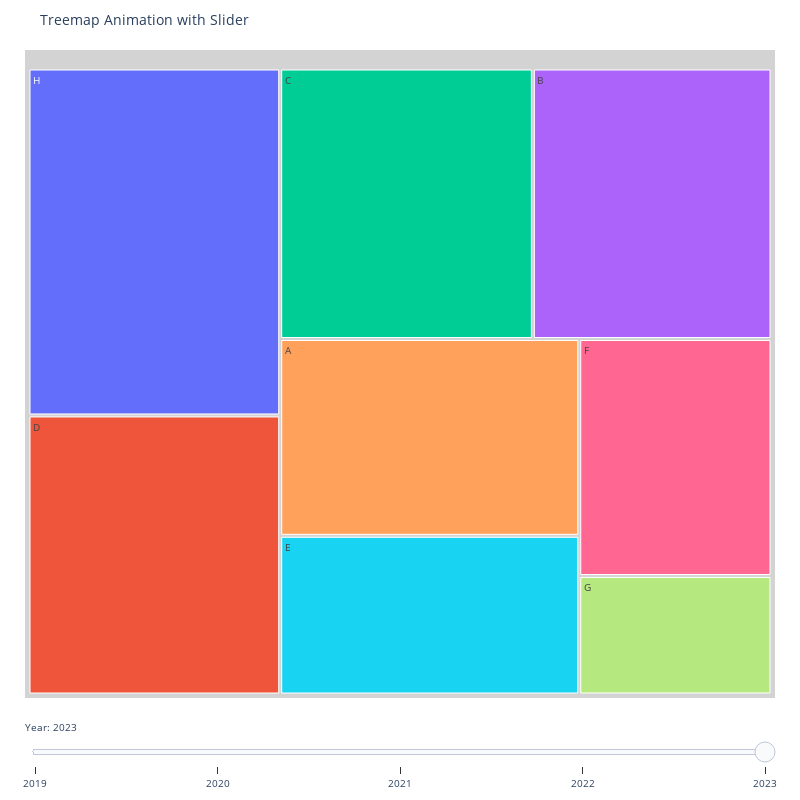

Notebook source saved alongside this figure:
### Code cell
import plotly.express as px
import pandas as pd
import numpy as np

# Generate example DataFrame with more data
np.random.seed(42)
n_years = 5
n_categories = 8

data = {'Year': np.repeat(np.arange(2019, 2019 + n_years), n_categories),
        'Category': np.tile(list('ABCDEFGH')[:n_categories], n_years),
        'Value': np.random.randint(10, 50, size=n_years * n_categories)}

df = pd.DataFrame(data)

# Create an empty figure
fig = px.treemap()

# Iterate through unique years in the DataFrame
for year in df['Year'].unique():
    # Filter the DataFrame for the current year
    df_year = df[df['Year'] == year]
    
    # Create a trace for the treemap with hover data
    trace = px.treemap(df_year, path=['Category'], values='Value', title=f'Treemap for Year {year}', hover_data=['Value'])
    
    # Add the trace to the figure
    fig.add_trace(trace.data[0])



# Set layout title
fig.update_layout(title='Treemap Animation Over Years')

# Add Animation Slider
steps = []
for i, year in enumerate(df['Year'].unique()):
    step = dict(
        args=[
            {'visible': [False] * i + [True] + [False] * (len(df['Year'].unique()) - i - 1)}
        ],
        label=str(year),
        method='update'
    )
    steps.append(step)

sliders = [dict(
    active=0,
    steps=steps,
    currentvalue={'prefix': 'Year: '},
    transition={"easing":"elastic"}
)]

fig.update_layout(
    sliders=sliders,
    title='Treemap Animation with Slider',
    font_size=10
)
fig.update_traces(root_color="lightgrey")
fig.update_layout(margin = dict(t=50, l=25, r=25, b=25))
fig.update_layout(
    autosize=False,
    width=800,
    height=800,
)
# Show the plot
fig.show()

### Figure 1 — Plotly figure (JSON) as saved in the notebook; plotly's stock layout.template omitted (floating-point values rounded to 4 significant figures)
{"data": [{"domain": {"x": [0, 1], "y": [0, 1]}, "hovertemplate": "<extra></extra>", "name": "", "root": {"color": "lightgrey"}, "type": "treemap", "visible": false}, {"branchvalues": "total", "customdata": [[48], [38], [24], [17], [30], [48], [28], [32]], "domain": {"x": [0, 1], "y": [0, 1]}, "hovertemplate": "labels=%{label}<br>Value=%{customdata[0]}<br>parent=%{parent}<br>id=%{id}<extra></extra>", "ids": ["A", "B", "C", "D", "E", "F", "G", "H"], "labels": ["A", "B", "C", "D", "E", "F", "G", "H"], "name": "", "parents": ["", "", "", "", "", "", "", ""], "root": {"color": "lightgrey"}, "type": "treemap", "values": [48, 38, 24, 17, 30, 48, 28, 32], "visible": false}, {"branchvalues": "total", "customdata": [[20], [20], [33], [45], [49], [33], [12], [31]], "domain": {"x": [0, 1], "y": [0, 1]}, "hovertemplate": "labels=%{label}<br>Value=%{customdata[0]}<br>parent=%{parent}<br>id=%{id}<extra></extra>", "ids": ["A", "B", "C", "D", "E", "F", "G", "H"], "labels": ["A", "B", "C", "D", "E", "F", "G", "H"], "name": "", "parents": ["", "", "", "", "", "", "", ""], "root": {"color": "lightgrey"}, "type": "treemap", "values": [20, 20, 33, 45, 49, 33, 12, 31], "visible": false}, {"branchvalues": "total", "customdata": [[11], [33], [39], [47], [11], [30], [42], [21]], "domain": {"x": [0, 1], "y": [0, 1]}, "hovertemplate": "labels=%{label}<br>Value=%{customdata[0]}<br>parent=%{parent}<br>id=%{id}<extra></extra>", "ids": ["A", "B", "C", "D", "E", "F", "G", "H"], "labels": ["A", "B", "C", "D", "E", "F", "G", "H"], "name": "", "parents": ["", "", "", "", "", "", "", ""], "root": {"color": "lightgrey"}, "type": "treemap", "values": [11, 33, 39, 47, 11, 30, 42, 21], "visible": false}, {"branchvalues": "total", "customdata": [[31], [34], [36], [37], [25], [24], [12], [46]], "domain": {"x": [0, 1], "y": [0, 1]}, "hovertemplate": "labels=%{label}<br>Value=%{customdata[0]}<br>parent=%{parent}<br>id=%{id}<extra></extra>", "ids": ["A", "B", "C", "D", "E", "F", "G", "H"], "labels": ["A", "B", "C", "D", "E", "F", "G", "H"], "name": "", "parents": ["", "", "", "", "", "", "", ""], "root": {"color": "lightgrey"}, "type": "treemap", "values": [31, 34, 36, 37, 25, 24, 12, 46], "visible": true}, {"branchvalues": "total", "customdata": [[16], [30], [18], [48], [27], [13], [34], [23]], "domain": {"x": [0, 1], "y": [0, 1]}, "hovertemplate": "labels=%{label}<br>Value=%{customdata[0]}<br>parent=%{parent}<br>id=%{id}<extra></extra>", "ids": ["A", "B", "C", "D", "E", "F", "G", "H"], "labels": ["A", "B", "C", "D", "E", "F", "G", "H"], "name": "", "parents": ["", "", "", "", "", "", "", ""], "root": {"color": "lightgrey"}, "type": "treemap", "values": [16, 30, 18, 48, 27, 13, 34, 23], "visible": false}], "layout": {"autosize": false, "font": {"size": 10}, "height": 800, "legend": {"tracegroupgap": 0}, "margin": {"b": 25, "l": 25, "r": 25, "t": 50}, "sliders": [{"active": 4, "currentvalue": {"prefix": "Year: "}, "steps": [{"args": [{"visible": [true, false, false, false, false]}], "label": "2019", "method": "update"}, {"args": [{"visible": [false, true, false, false, false]}], "label": "2020", "method": "update"}, {"args": [{"visible": [false, false, true, false, false]}], "label": "2021", "method": "update"}, {"args": [{"visible": [false, false, false, true, false]}], "label": "2022", "method": "update"}, {"args": [{"visible": [false, false, false, false, true]}], "label": "2023", "method": "update"}], "transition": {"easing": "elastic"}}], "title": {"text": "Treemap Animation with Slider"}, "width": 800}}
